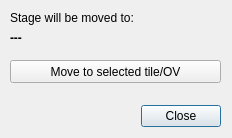
<?xml version="1.0" encoding="UTF-8"?>
<ui version="4.0">
 <class>focusToolMove</class>
 <widget class="QDialog" name="focusToolMove">
  <property name="windowModality">
   <enum>Qt::ApplicationModal</enum>
  </property>
  <property name="geometry">
   <rect>
    <x>0</x>
    <y>0</y>
    <width>232</width>
    <height>138</height>
   </rect>
  </property>
  <property name="windowTitle">
   <string>Move to selected tile/OV</string>
  </property>
  <widget class="QDialogButtonBox" name="buttonBox">
   <property name="geometry">
    <rect>
     <x>30</x>
     <y>100</y>
     <width>191</width>
     <height>32</height>
    </rect>
   </property>
   <property name="locale">
    <locale language="English" country="UnitedKingdom"/>
   </property>
   <property name="orientation">
    <enum>Qt::Horizontal</enum>
   </property>
   <property name="standardButtons">
    <set>QDialogButtonBox::Close</set>
   </property>
  </widget>
  <widget class="QPushButton" name="pushButton_move">
   <property name="geometry">
    <rect>
     <x>10</x>
     <y>60</y>
     <width>211</width>
     <height>23</height>
    </rect>
   </property>
   <property name="locale">
    <locale language="English" country="UnitedKingdom"/>
   </property>
   <property name="text">
    <string>Move to selected tile/OV</string>
   </property>
  </widget>
  <widget class="QLabel" name="label">
   <property name="geometry">
    <rect>
     <x>10</x>
     <y>10</y>
     <width>201</width>
     <height>16</height>
    </rect>
   </property>
   <property name="locale">
    <locale language="English" country="UnitedKingdom"/>
   </property>
   <property name="text">
    <string>Stage will be moved to:</string>
   </property>
  </widget>
  <widget class="QLabel" name="label_moveTarget">
   <property name="geometry">
    <rect>
     <x>10</x>
     <y>30</y>
     <width>201</width>
     <height>16</height>
    </rect>
   </property>
   <property name="font">
    <font>
     <weight>75</weight>
     <bold>true</bold>
    </font>
   </property>
   <property name="locale">
    <locale language="English" country="UnitedKingdom"/>
   </property>
   <property name="text">
    <string>---</string>
   </property>
  </widget>
 </widget>
 <resources/>
 <connections>
  <connection>
   <sender>buttonBox</sender>
   <signal>accepted()</signal>
   <receiver>focusToolMove</receiver>
   <slot>accept()</slot>
   <hints>
    <hint type="sourcelabel">
     <x>248</x>
     <y>254</y>
    </hint>
    <hint type="destinationlabel">
     <x>157</x>
     <y>274</y>
    </hint>
   </hints>
  </connection>
  <connection>
   <sender>buttonBox</sender>
   <signal>rejected()</signal>
   <receiver>focusToolMove</receiver>
   <slot>reject()</slot>
   <hints>
    <hint type="sourcelabel">
     <x>316</x>
     <y>260</y>
    </hint>
    <hint type="destinationlabel">
     <x>286</x>
     <y>274</y>
    </hint>
   </hints>
  </connection>
 </connections>
</ui>
